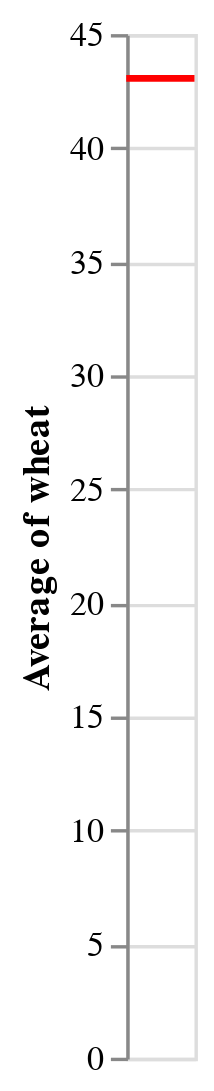

The notebook cell this image was saved under:
### Code cell
rule = alt.Chart(source).mark_rule(color='red').encode(
    y='average(wheat):Q',
    size=alt.value(2)
)
rule

### Figure 1 — Vega-Lite specification as saved in the notebook (floating-point values rounded to 4 significant figures)
{"config": {"view": {"continuousWidth": 400, "continuousHeight": 300}}, "data": {"name": "data-76d1ce26ea5761007c35827e1564d86c"}, "mark": {"type": "rule", "color": "red"}, "encoding": {"size": {"value": 2}, "y": {"type": "quantitative", "aggregate": "average", "field": "wheat"}}, "$schema": "https://vega.github.io/schema/vega-lite/v4.8.1.json", "datasets": {"data-76d1ce26ea5761007c35827e1564d86c": [{"year": 1565, "wheat": 41.0, "wages": 5.0}, {"year": 1570, "wheat": 45.0, "wages": 5.05}, {"year": 1575, "wheat": 42.0, "wages": 5.08}, {"year": 1580, "wheat": 49.0, "wages": 5.12}, {"year": 1585, "wheat": 41.5, "wages": 5.15}, {"year": 1590, "wheat": 47.0, "wages": 5.25}, {"year": 1595, "wheat": 64.0, "wages": 5.54}, {"year": 1600, "wheat": 27.0, "wages": 5.61}, {"year": 1605, "wheat": 33.0, "wages": 5.69}, {"year": 1610, "wheat": 32.0, "wages": 5.78}, {"year": 1615, "wheat": 33.0, "wages": 5.94}, {"year": 1620, "wheat": 35.0, "wages": 6.01}, {"year": 1625, "wheat": 33.0, "wages": 6.12}, {"year": 1630, "wheat": 45.0, "wages": 6.22}, {"year": 1635, "wheat": 33.0, "wages": 6.3}, {"year": 1640, "wheat": 39.0, "wages": 6.37}, {"year": 1645, "wheat": 53.0, "wages": 6.45}, {"year": 1650, "wheat": 42.0, "wages": 6.5}, {"year": 1655, "wheat": 40.5, "wages": 6.6}, {"year": 1660, "wheat": 46.5, "wages": 6.75}, {"year": 1665, "wheat": 32.0, "wages": 6.8}, {"year": 1670, "wheat": 37.0, "wages": 6.9}, {"year": 1675, "wheat": 43.0, "wages": 7.0}, {"year": 1680, "wheat": 35.0, "wages": 7.3}, {"year": 1685, "wheat": 27.0, "wages": 7.6}, {"year": 1690, "wheat": 40.0, "wages": 8.0}, {"year": 1695, "wheat": 50.0, "wages": 8.5}, {"year": 1700, "wheat": 30.0, "wages": 9.0}, {"year": 1705, "wheat": 32.0, "wages": 10.0}, {"year": 1710, "wheat": 44.0, "wages": 11.0}, {"year": 1715, "wheat": 33.0, "wages": 11.75}, {"year": 1720, "wheat": 29.0, "wages": 12.5}, {"year": 1725, "wheat": 39.0, "wages": 13.0}, {"year": 1730, "wheat": 26.0, "wages": 13.3}, {"year": 1735, "wheat": 32.0, "wages": 13.6}, {"year": 1740, "wheat": 27.0, "wages": 14.0}, {"year": 1745, "wheat": 27.5, "wages": 14.5}, {"year": 1750, "wheat": 31.0, "wages": 15.0}, {"year": 1755, "wheat": 35.5, "wages": 15.7}, {"year": 1760, "wheat": 31.0, "wages": 16.5}, {"year": 1765, "wheat": 43.0, "wages": 17.6}, {"year": 1770, "wheat": 47.0, "wages": 18.5}, {"year": 1775, "wheat": 44.0, "wages": 19.5}, {"year": 1780, "wheat": 46.0, "wages": 21.0}, {"year": 1785, "wheat": 42.0, "wages": 23.0}, {"year": 1790, "wheat": 47.5, "wages": 25.5}, {"year": 1795, "wheat": 76.0, "wages": 27.5}, {"year": 1800, "wheat": 79.0, "wages": 28.5}, {"year": 1805, "wheat": 81.0, "wages": 29.5}, {"year": 1810, "wheat": 99.0, "wages": 30.0}, {"year": 1815, "wheat": 78.0, "wages": null}, {"year": 1820, "wheat": 54.0, "wages": null}]}}
